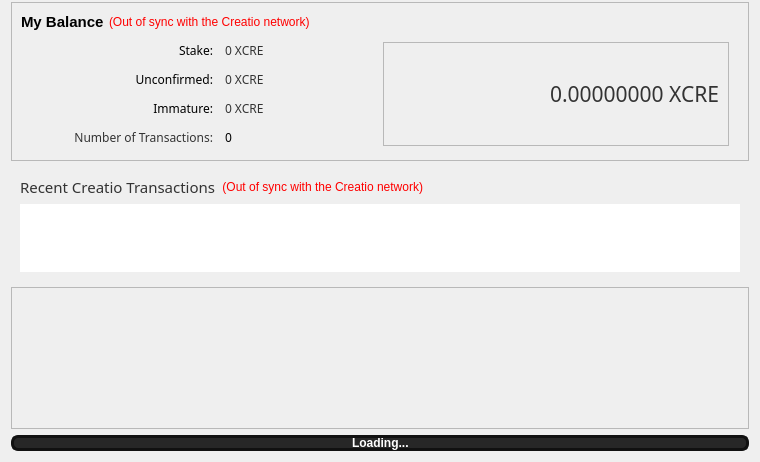
<?xml version="1.0" encoding="UTF-8"?>
<ui version="4.0">
 <class>OverviewPage</class>
 <widget class="QWidget" name="OverviewPage">
  <property name="geometry">
   <rect>
    <x>0</x>
    <y>0</y>
    <width>760</width>
    <height>300</height>
   </rect>
  </property>
  <property name="windowTitle">
   <string>Form</string>
  </property>
  <layout class="QVBoxLayout" name="verticalLayout_5" stretch="0,1,0">
   <property name="topMargin">
    <number>2</number>
   </property>
   <item>
    <widget class="QFrame" name="frameTop">
     <property name="frameShape">
      <enum>QFrame::StyledPanel</enum>
     </property>
     <property name="frameShadow">
      <enum>QFrame::Raised</enum>
     </property>
     <layout class="QVBoxLayout" name="verticalLayout_4">
      <property name="spacing">
       <number>5</number>
      </property>
      <item>
       <layout class="QHBoxLayout" name="horizontalLayout_4">
        <item>
         <widget class="QLabel" name="label_5">
          <property name="font">
           <font>
            <pointsize>11</pointsize>
            <weight>75</weight>
            <bold>true</bold>
           </font>
          </property>
          <property name="text">
           <string>My Balance</string>
          </property>
         </widget>
        </item>
        <item>
         <widget class="QLabel" name="labelWalletStatus">
          <property name="toolTip">
           <string>The displayed information may be out of date. Your wallet automatically synchronizes with the Creatio network after a connection is established, but this process has not completed yet.</string>
          </property>
          <property name="styleSheet">
           <string notr="true">QLabel { color: red; }</string>
          </property>
          <property name="text">
           <string notr="true">(Out of sync with the Creatio network)</string>
          </property>
          <property name="alignment">
           <set>Qt::AlignLeading|Qt::AlignLeft|Qt::AlignVCenter</set>
          </property>
         </widget>
        </item>
        <item>
         <spacer name="horizontalSpacer_2">
          <property name="orientation">
           <enum>Qt::Horizontal</enum>
          </property>
          <property name="sizeHint" stdset="0">
           <size>
            <width>40</width>
            <height>20</height>
           </size>
          </property>
         </spacer>
        </item>
       </layout>
      </item>
      <item>
       <layout class="QHBoxLayout" name="horizontalLayout">
        <property name="leftMargin">
         <number>10</number>
        </property>
        <property name="topMargin">
         <number>5</number>
        </property>
        <property name="rightMargin">
         <number>10</number>
        </property>
        <property name="bottomMargin">
         <number>5</number>
        </property>
        <item>
         <layout class="QFormLayout" name="formLayout_2">
          <property name="fieldGrowthPolicy">
           <enum>QFormLayout::AllNonFixedFieldsGrow</enum>
          </property>
          <property name="horizontalSpacing">
           <number>12</number>
          </property>
          <property name="verticalSpacing">
           <number>12</number>
          </property>
          <item row="0" column="0">
           <widget class="QLabel" name="label_6">
            <property name="sizePolicy">
             <sizepolicy hsizetype="MinimumExpanding" vsizetype="Preferred">
              <horstretch>0</horstretch>
              <verstretch>0</verstretch>
             </sizepolicy>
            </property>
            <property name="minimumSize">
             <size>
              <width>182</width>
              <height>0</height>
             </size>
            </property>
            <property name="baseSize">
             <size>
              <width>80</width>
              <height>0</height>
             </size>
            </property>
            <property name="font">
             <font>
              <family>Sans</family>
             </font>
            </property>
            <property name="text">
             <string>Stake:</string>
            </property>
            <property name="alignment">
             <set>Qt::AlignRight|Qt::AlignTrailing|Qt::AlignVCenter</set>
            </property>
           </widget>
          </item>
          <item row="0" column="1">
           <widget class="QLabel" name="labelStake">
            <property name="font">
             <font>
              <family>Sans</family>
             </font>
            </property>
            <property name="cursor">
             <cursorShape>IBeamCursor</cursorShape>
            </property>
            <property name="toolTip">
             <string>Total of coins that was staked, and do not yet count towards the current balance</string>
            </property>
            <property name="text">
             <string notr="true">&lt;html&gt;&lt;head/&gt;&lt;body&gt;&lt;p&gt;&lt;span style=&quot; color:#333333;&quot;&gt;0 XCRE&lt;/span&gt;&lt;/p&gt;&lt;/body&gt;&lt;/html&gt;</string>
            </property>
            <property name="textInteractionFlags">
             <set>Qt::LinksAccessibleByMouse|Qt::TextSelectableByKeyboard|Qt::TextSelectableByMouse</set>
            </property>
           </widget>
          </item>
          <item row="1" column="0">
           <widget class="QLabel" name="label_3">
            <property name="sizePolicy">
             <sizepolicy hsizetype="MinimumExpanding" vsizetype="Preferred">
              <horstretch>0</horstretch>
              <verstretch>0</verstretch>
             </sizepolicy>
            </property>
            <property name="minimumSize">
             <size>
              <width>182</width>
              <height>0</height>
             </size>
            </property>
            <property name="baseSize">
             <size>
              <width>80</width>
              <height>0</height>
             </size>
            </property>
            <property name="font">
             <font>
              <family>Sans</family>
             </font>
            </property>
            <property name="text">
             <string>Unconfirmed:</string>
            </property>
            <property name="alignment">
             <set>Qt::AlignRight|Qt::AlignTrailing|Qt::AlignVCenter</set>
            </property>
           </widget>
          </item>
          <item row="1" column="1">
           <widget class="QLabel" name="labelUnconfirmed">
            <property name="font">
             <font>
              <family>Sans</family>
             </font>
            </property>
            <property name="cursor">
             <cursorShape>IBeamCursor</cursorShape>
            </property>
            <property name="toolTip">
             <string>Total of transactions that have yet to be confirmed, and do not yet count towards the current balance</string>
            </property>
            <property name="text">
             <string notr="true">&lt;html&gt;&lt;head/&gt;&lt;body&gt;&lt;p&gt;&lt;span style=&quot; color:#333333;&quot;&gt;0 XCRE&lt;/span&gt;&lt;/p&gt;&lt;/body&gt;&lt;/html&gt;</string>
            </property>
            <property name="textInteractionFlags">
             <set>Qt::LinksAccessibleByMouse|Qt::TextSelectableByKeyboard|Qt::TextSelectableByMouse</set>
            </property>
           </widget>
          </item>
          <item row="2" column="0">
           <widget class="QLabel" name="labelImmatureText">
            <property name="sizePolicy">
             <sizepolicy hsizetype="MinimumExpanding" vsizetype="Preferred">
              <horstretch>0</horstretch>
              <verstretch>0</verstretch>
             </sizepolicy>
            </property>
            <property name="minimumSize">
             <size>
              <width>182</width>
              <height>0</height>
             </size>
            </property>
            <property name="baseSize">
             <size>
              <width>80</width>
              <height>0</height>
             </size>
            </property>
            <property name="font">
             <font>
              <family>Sans</family>
             </font>
            </property>
            <property name="layoutDirection">
             <enum>Qt::RightToLeft</enum>
            </property>
            <property name="text">
             <string>Immature:</string>
            </property>
            <property name="alignment">
             <set>Qt::AlignRight|Qt::AlignTrailing|Qt::AlignVCenter</set>
            </property>
           </widget>
          </item>
          <item row="2" column="1">
           <widget class="QLabel" name="labelImmature">
            <property name="font">
             <font>
              <family>Sans</family>
             </font>
            </property>
            <property name="toolTip">
             <string>Mined balance that has not yet matured</string>
            </property>
            <property name="text">
             <string notr="true">&lt;html&gt;&lt;head/&gt;&lt;body&gt;&lt;p&gt;&lt;span style=&quot; color:#333333;&quot;&gt;0 XCRE&lt;/span&gt;&lt;/p&gt;&lt;/body&gt;&lt;/html&gt;</string>
            </property>
            <property name="textInteractionFlags">
             <set>Qt::LinksAccessibleByMouse|Qt::TextSelectableByKeyboard|Qt::TextSelectableByMouse</set>
            </property>
           </widget>
          </item>
          <item row="3" column="0">
           <widget class="QLabel" name="label_2">
            <property name="minimumSize">
             <size>
              <width>182</width>
              <height>0</height>
             </size>
            </property>
            <property name="font">
             <font>
              <family>Sans</family>
             </font>
            </property>
            <property name="text">
             <string>&lt;html&gt;&lt;head/&gt;&lt;body&gt;&lt;p&gt;&lt;span style=&quot; color:#333333;&quot;&gt;Number of Transactions:&lt;/span&gt;&lt;/p&gt;&lt;/body&gt;&lt;/html&gt;</string>
            </property>
			<property name="alignment">
             <set>Qt::AlignRight|Qt::AlignTrailing|Qt::AlignVCenter</set>
            </property>
           </widget>
          </item>
          <item row="3" column="1">
           <widget class="QLabel" name="labelNumTransactions">
            <property name="font">
             <font>
              <family>Sans</family>
             </font>
            </property>
            <property name="toolTip">
             <string>Total number of transactions in wallet</string>
            </property>
            <property name="text">
             <string notr="true">0</string>
            </property>
           </widget>
          </item>
         </layout>
        </item>
        <item>
         <widget class="QFrame" name="frame_3">
          <property name="frameShape">
           <enum>QFrame::StyledPanel</enum>
          </property>
          <property name="frameShadow">
           <enum>QFrame::Plain</enum>
          </property>
          <property name="lineWidth">
           <number>1</number>
          </property>
          <layout class="QVBoxLayout" name="verticalLayout_6">
           <item>
            <widget class="QLabel" name="labelBalance">
             <property name="sizePolicy">
              <sizepolicy hsizetype="Expanding" vsizetype="Preferred">
               <horstretch>0</horstretch>
               <verstretch>0</verstretch>
              </sizepolicy>
             </property>
             <property name="minimumSize">
              <size>
               <width>150</width>
               <height>20</height>
              </size>
             </property>
             <property name="font">
              <font>
               <family>Sans</family>
               <pointsize>16</pointsize>
               <weight>50</weight>
               <bold>false</bold>
              </font>
             </property>
             <property name="cursor">
              <cursorShape>IBeamCursor</cursorShape>
             </property>
             <property name="toolTip">
              <string>Your current balance</string>
             </property>
             <property name="text">
              <string notr="true">&lt;html&gt;&lt;head/&gt;&lt;body&gt;&lt;p&gt;&lt;span style=&quot; color:#333333;&quot;&gt;0.00000000 XCRE&lt;/span&gt;&lt;/p&gt;&lt;/body&gt;&lt;/html&gt;</string>
             </property>
             <property name="alignment">
              <set>Qt::AlignRight|Qt::AlignTrailing|Qt::AlignVCenter</set>
             </property>
             <property name="textInteractionFlags">
              <set>Qt::LinksAccessibleByMouse|Qt::TextSelectableByKeyboard|Qt::TextSelectableByMouse</set>
             </property>
            </widget>
           </item>
          </layout>
         </widget>
        </item>
       </layout>
      </item>
     </layout>
    </widget>
   </item>
   <item>
    <layout class="QVBoxLayout" name="verticalLayout_3">
     <item>
      <widget class="QFrame" name="frame_2">
       <property name="frameShape">
        <enum>QFrame::NoFrame</enum>
       </property>
       <property name="frameShadow">
        <enum>QFrame::Raised</enum>
       </property>
       <layout class="QVBoxLayout" name="verticalLayout">
        <item>
         <layout class="QHBoxLayout" name="horizontalLayout_2">
          <item>
           <widget class="QLabel" name="label_4">
            <property name="font">
             <font>
              <family>Sans</family>
              <pointsize>10</pointsize>
			  <weight>50</weight>
			  <bold>true</bold>
             </font>
            </property>
            <property name="text">
             <string>&lt;html&gt;&lt;head/&gt;&lt;body&gt;&lt;p&gt;&lt;span style=&quot; font-size:11pt; color:#333333;&quot;&gt;Recent Creatio Transactions&lt;/span&gt;&lt;/p&gt;&lt;/body&gt;&lt;/html&gt;</string>
            </property>
           </widget>
          </item>
          <item>
           <widget class="QLabel" name="labelTransactionsStatus">
            <property name="toolTip">
             <string>The displayed information may be out of date. Your wallet automatically synchronizes with the Creatio network after a connection is established, but this process has not completed yet.</string>
            </property>
            <property name="styleSheet">
             <string notr="true">QLabel { color: red; }</string>
            </property>
            <property name="text">
             <string notr="true">(Out of sync with the Creatio network)</string>
            </property>
            <property name="alignment">
             <set>Qt::AlignRight|Qt::AlignTrailing|Qt::AlignVCenter</set>
            </property>
           </widget>
          </item>
          <item>
           <spacer name="horizontalSpacer">
            <property name="orientation">
             <enum>Qt::Horizontal</enum>
            </property>
            <property name="sizeHint" stdset="0">
             <size>
              <width>40</width>
              <height>10</height>
             </size>
            </property>
           </spacer>
          </item>
         </layout>
        </item>
        <item>
         <widget class="QListView" name="listTransactions">
          <property name="styleSheet">
           <string notr="true"/>
          </property>
          <property name="frameShape">
           <enum>QFrame::NoFrame</enum>
          </property>
          <property name="verticalScrollBarPolicy">
           <enum>Qt::ScrollBarAlwaysOff</enum>
          </property>
          <property name="horizontalScrollBarPolicy">
           <enum>Qt::ScrollBarAlwaysOff</enum>
          </property>
          <property name="selectionMode">
           <enum>QAbstractItemView::NoSelection</enum>
          </property>
         </widget>
        </item>
       </layout>
      </widget>
     </item>
     <item>
      <spacer name="verticalSpacer_2">
       <property name="orientation">
        <enum>Qt::Vertical</enum>
       </property>
       <property name="sizeHint" stdset="0">
        <size>
         <width>20</width>
         <height>40</height>
        </size>
       </property>
      </spacer>
     </item>
    </layout>
   </item>

   <item>
        <widget class="QFrame" name="diffplotframe">
         <property name="frameShape">
          <enum>QFrame::StyledPanel</enum>
         </property>
         <property name="frameShadow">
          <enum>QFrame::Raised</enum>
         </property>
         <layout class="QVBoxLayout" name="verticalLayout_3_1">
          <property name="leftMargin">
           <number>0</number>
          </property>
          <property name="topMargin">
           <number>0</number>
          </property>
          <property name="rightMargin">
           <number>0</number>
          </property>
          <property name="bottomMargin">
           <number>0</number>
          </property>
          <item>
           <layout class="QHBoxLayout" name="horizontalLayout_3">
            <item>
             <widget class="QCustomPlot" name="diffplot" native="true">
              
			  <property name="sizePolicy">
             <sizepolicy hsizetype="MinimumExpanding" vsizetype="Preferred">
              <horstretch>0</horstretch>
              <verstretch>0</verstretch>
             </sizepolicy>
            </property>
			  
			  <property name="minimumSize">
               <size>
                <width>0</width>
                <height>140</height>
               </size>
              </property>
             </widget>
            </item>
           </layout>
          </item>
         </layout>
        </widget>
       </item>	
 <item>
    <widget class="QFrame" name="frame_3_2">
     <property name="lineWidth">
      <number>0</number>
     </property>
     <layout class="QVBoxLayout" name="verticalLayout_3_2">
	 <property name="leftMargin">
           <number>0</number>
          </property>
          <property name="topMargin">
           <number>0</number>
          </property>
          <property name="rightMargin">
           <number>0</number>
          </property>
          <property name="bottomMargin">
           <number>0</number>
          </property>
      <item>
       <widget class="QProgressBar" name="strengthBar">
        <property name="font">
         <font>
          <weight>75</weight>
          <bold>true</bold>
         </font>
        </property>
        <property name="toolTip">
         <string>My network weight </string>
        </property>
        <property name="statusTip">
         <string/>
        </property>
        <property name="styleSheet">
         <string notr="true">
QProgressBar {
     border: 3px solid #111111;
     border-radius: 7px;
  	background-color: #272727;
	text-align: center;
	color: #ffffff;
	height: 5px;
 }
 QProgressBar::chunk {
	background: #08a9d1;
     width: 5px;
 }</string>
        </property>
        <property name="value">
         <number>0</number>
        </property>
        <property name="invertedAppearance">
         <bool>false</bool>
        </property>
        <property name="format">
         <string>Loading...</string>
        </property>
       </widget>
      </item>
     </layout>
    </widget>
   </item>		   
  </layout>
 </widget>
 
 <customwidgets>
  <customwidget>
   <class>QCustomPlot</class>
   <extends>QWidget</extends>
   <header>qt/qcustomplot.h</header>
   <container>1</container>
  </customwidget>
 </customwidgets>
 
 <resources/>
 <connections/>
</ui>
